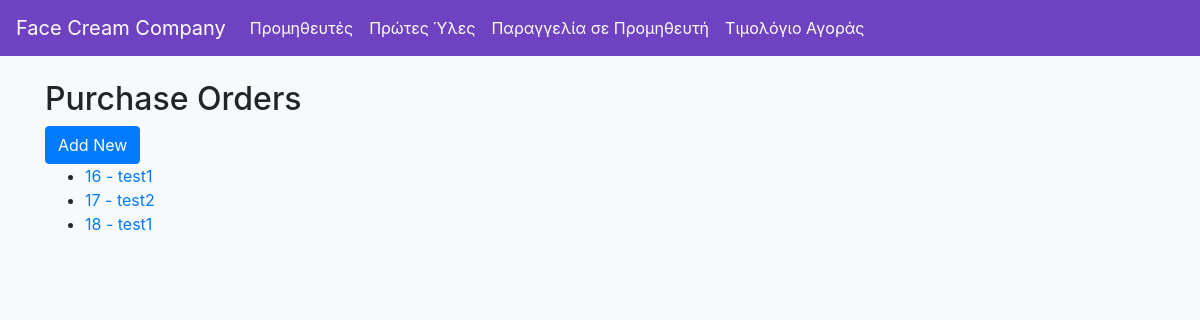
Screenshot of /api/purchase-orders/ with the database file from the repository.
### raw_materials/models.py (models this page shows, shortened)
class PurchaseOrder(models.Model):
    ORDER_STATES = [
        ('pending', 'Pending'),
        ('completed', 'Completed'),
        ('partial_pending', 'Partial Pending'),
    ]
    code = models.CharField(max_length=20, unique=True)
    supplier = models.ForeignKey(Supplier, on_delete=models.CASCADE)
    date = models.DateField()
    estimated_delivery_date = models.DateField()
    state = models.CharField(max_length=20, choices=ORDER_STATES, default='pending')

class Supplier(models.Model):
    code = models.CharField(max_length=20, unique=True)
    name = models.CharField(max_length=100)
    address = models.TextField()
    phone = models.CharField(max_length=15)
    mobile = models.CharField(max_length=15)
    email = models.EmailField()
    def __str__(self):
        return self.name

### raw_materials/views.py (the view)
# urls.py: path('purchase-orders/', PurchaseOrderListView.as_view(), name='purchaseorder_list'),
class PurchaseOrderListView(ListView):
    model = PurchaseOrder
    template_name = 'raw_materials/purchaseorder_list.html'
    context_object_name = 'purchaseorders'

### raw_materials/templates/raw_materials/purchaseorder_list.html
{% extends "base.html" %}
{% block content %}
<h2>Purchase Orders</h2>
<a href="{% url 'create_purchase_order' %}" class="btn btn-primary">Add New</a>
<ul>
    {% for purchaseorder in purchaseorders %}
    <li><a href="{% url 'purchaseorder_detail' purchaseorder.pk %}">{{ purchaseorder.code }} - {{ purchaseorder.supplier }}</a></li>
    {% endfor %}
</ul>
{% endblock %}

### raw_materials/templates/base.html (style rules this page uses)
body { background-color: #f8f9fa; }

### rows the page displays
PurchaseOrder: code "16", supplier "test1"
PurchaseOrder: code "17", supplier "test2"
PurchaseOrder: code "18", supplier "test1"
